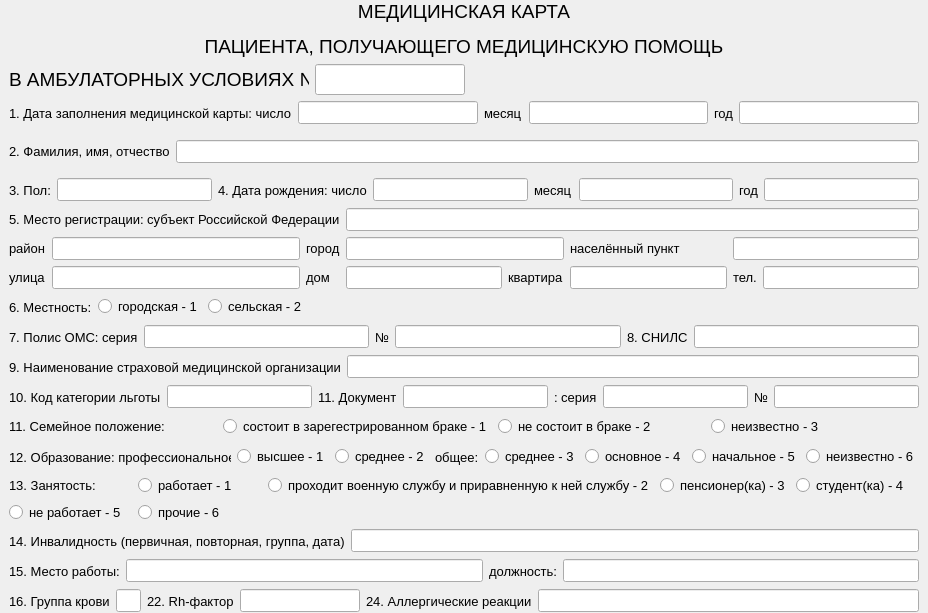
<?xml version="1.0" encoding="UTF-8"?>
<ui version="4.0">
 <class>FormMedicalRecord</class>
 <widget class="QWidget" name="FormMedicalRecord">
  <property name="geometry">
   <rect>
    <x>0</x>
    <y>0</y>
    <width>928</width>
    <height>613</height>
   </rect>
  </property>
  <property name="minimumSize">
   <size>
    <width>928</width>
    <height>613</height>
   </size>
  </property>
  <property name="font">
   <font>
    <pointsize>10</pointsize>
   </font>
  </property>
  <property name="windowTitle">
   <string>Медицинская карта</string>
  </property>
  <layout class="QVBoxLayout" name="verticalLayout">
   <property name="leftMargin">
    <number>0</number>
   </property>
   <property name="topMargin">
    <number>0</number>
   </property>
   <property name="rightMargin">
    <number>0</number>
   </property>
   <property name="bottomMargin">
    <number>0</number>
   </property>
   <item>
    <widget class="QWidget" name="widget" native="true">
     <property name="font">
      <font>
       <pointsize>14</pointsize>
      </font>
     </property>
     <layout class="QGridLayout" name="gridLayout">
      <property name="leftMargin">
       <number>9</number>
      </property>
      <property name="topMargin">
       <number>0</number>
      </property>
      <property name="rightMargin">
       <number>9</number>
      </property>
      <property name="bottomMargin">
       <number>0</number>
      </property>
      <item row="2" column="0">
       <widget class="QLabel" name="label_2">
        <property name="maximumSize">
         <size>
          <width>300</width>
          <height>16777215</height>
         </size>
        </property>
        <property name="text">
         <string>В АМБУЛАТОРНЫХ УСЛОВИЯХ №</string>
        </property>
       </widget>
      </item>
      <item row="2" column="1">
       <widget class="QLineEdit" name="card_number">
        <property name="maximumSize">
         <size>
          <width>150</width>
          <height>16777215</height>
         </size>
        </property>
        <property name="text">
         <string/>
        </property>
        <property name="readOnly">
         <bool>true</bool>
        </property>
       </widget>
      </item>
      <item row="2" column="2">
       <spacer name="horizontalSpacer">
        <property name="orientation">
         <enum>Qt::Horizontal</enum>
        </property>
        <property name="sizeHint" stdset="0">
         <size>
          <width>40</width>
          <height>20</height>
         </size>
        </property>
       </spacer>
      </item>
      <item row="0" column="0" colspan="3">
       <widget class="QLabel" name="label">
        <property name="layoutDirection">
         <enum>Qt::LeftToRight</enum>
        </property>
        <property name="text">
         <string>&lt;html&gt;&lt;head/&gt;&lt;body&gt;&lt;p&gt;МЕДИЦИНСКАЯ КАРТА&lt;/p&gt;&lt;p&gt;ПАЦИЕНТА, ПОЛУЧАЮЩЕГО МЕДИЦИНСКУЮ ПОМОЩЬ&lt;/p&gt;&lt;/body&gt;&lt;/html&gt;</string>
        </property>
        <property name="alignment">
         <set>Qt::AlignCenter</set>
        </property>
       </widget>
      </item>
     </layout>
    </widget>
   </item>
   <item>
    <widget class="QWidget" name="widget_02" native="true">
     <layout class="QHBoxLayout" name="horizontalLayout">
      <property name="topMargin">
       <number>0</number>
      </property>
      <property name="bottomMargin">
       <number>0</number>
      </property>
      <item>
       <widget class="QLabel" name="label_3">
        <property name="text">
         <string>1. Дата заполнения медицинской карты: число</string>
        </property>
       </widget>
      </item>
      <item>
       <widget class="QLineEdit" name="creation_date_day">
        <property name="readOnly">
         <bool>true</bool>
        </property>
       </widget>
      </item>
      <item>
       <widget class="QLabel" name="label_4">
        <property name="text">
         <string>месяц</string>
        </property>
       </widget>
      </item>
      <item>
       <widget class="QLineEdit" name="creation_date_month">
        <property name="readOnly">
         <bool>true</bool>
        </property>
       </widget>
      </item>
      <item>
       <widget class="QLabel" name="label_5">
        <property name="text">
         <string>год</string>
        </property>
       </widget>
      </item>
      <item>
       <widget class="QLineEdit" name="creation_date_year">
        <property name="readOnly">
         <bool>true</bool>
        </property>
       </widget>
      </item>
     </layout>
    </widget>
   </item>
   <item>
    <widget class="QWidget" name="widget_03" native="true">
     <layout class="QHBoxLayout" name="horizontalLayout_2">
      <item>
       <widget class="QLabel" name="label_6">
        <property name="text">
         <string>2. Фамилия, имя, отчество</string>
        </property>
       </widget>
      </item>
      <item>
       <widget class="QLineEdit" name="fio">
        <property name="readOnly">
         <bool>true</bool>
        </property>
       </widget>
      </item>
     </layout>
    </widget>
   </item>
   <item>
    <widget class="QWidget" name="widget_04" native="true">
     <layout class="QHBoxLayout" name="horizontalLayout_3">
      <property name="topMargin">
       <number>0</number>
      </property>
      <property name="bottomMargin">
       <number>0</number>
      </property>
      <item>
       <widget class="QLabel" name="label_7">
        <property name="text">
         <string>3. Пол:</string>
        </property>
       </widget>
      </item>
      <item>
       <widget class="QLineEdit" name="sex">
        <property name="minimumSize">
         <size>
          <width>0</width>
          <height>0</height>
         </size>
        </property>
        <property name="maximumSize">
         <size>
          <width>16777215</width>
          <height>16777215</height>
         </size>
        </property>
        <property name="readOnly">
         <bool>true</bool>
        </property>
       </widget>
      </item>
      <item>
       <widget class="QLabel" name="label_8">
        <property name="text">
         <string>4. Дата рождения: число</string>
        </property>
       </widget>
      </item>
      <item>
       <widget class="QLineEdit" name="date_birth_day">
        <property name="readOnly">
         <bool>true</bool>
        </property>
       </widget>
      </item>
      <item>
       <widget class="QLabel" name="label_9">
        <property name="text">
         <string>месяц</string>
        </property>
       </widget>
      </item>
      <item>
       <widget class="QLineEdit" name="date_birth_month">
        <property name="readOnly">
         <bool>true</bool>
        </property>
       </widget>
      </item>
      <item>
       <widget class="QLabel" name="label_10">
        <property name="text">
         <string>год</string>
        </property>
       </widget>
      </item>
      <item>
       <widget class="QLineEdit" name="date_birth_year">
        <property name="readOnly">
         <bool>true</bool>
        </property>
       </widget>
      </item>
     </layout>
    </widget>
   </item>
   <item>
    <widget class="QWidget" name="widget_05" native="true">
     <layout class="QGridLayout" name="gridLayout_2">
      <property name="topMargin">
       <number>0</number>
      </property>
      <property name="bottomMargin">
       <number>0</number>
      </property>
      <item row="2" column="3">
       <widget class="QLineEdit" name="address_house">
        <property name="readOnly">
         <bool>true</bool>
        </property>
       </widget>
      </item>
      <item row="2" column="4">
       <widget class="QLabel" name="label_17">
        <property name="text">
         <string>квартира</string>
        </property>
       </widget>
      </item>
      <item row="1" column="1">
       <widget class="QLineEdit" name="address_area">
        <property name="readOnly">
         <bool>true</bool>
        </property>
       </widget>
      </item>
      <item row="2" column="5">
       <widget class="QLineEdit" name="address_apartment">
        <property name="readOnly">
         <bool>true</bool>
        </property>
       </widget>
      </item>
      <item row="2" column="1">
       <widget class="QLineEdit" name="address_street">
        <property name="readOnly">
         <bool>true</bool>
        </property>
       </widget>
      </item>
      <item row="1" column="2">
       <widget class="QLabel" name="label_13">
        <property name="text">
         <string>город</string>
        </property>
       </widget>
      </item>
      <item row="2" column="0">
       <widget class="QLabel" name="label_15">
        <property name="text">
         <string>улица</string>
        </property>
       </widget>
      </item>
      <item row="0" column="0" colspan="3">
       <widget class="QLabel" name="label_11">
        <property name="text">
         <string>5. Место регистрации: субъект Российской Федерации</string>
        </property>
       </widget>
      </item>
      <item row="1" column="0">
       <widget class="QLabel" name="label_12">
        <property name="text">
         <string>район</string>
        </property>
       </widget>
      </item>
      <item row="2" column="2">
       <widget class="QLabel" name="label_16">
        <property name="text">
         <string>дом</string>
        </property>
       </widget>
      </item>
      <item row="2" column="6">
       <widget class="QLabel" name="label_18">
        <property name="text">
         <string>тел.</string>
        </property>
       </widget>
      </item>
      <item row="2" column="7">
       <widget class="QLineEdit" name="tel">
        <property name="readOnly">
         <bool>true</bool>
        </property>
       </widget>
      </item>
      <item row="1" column="3" colspan="2">
       <widget class="QLineEdit" name="address_city">
        <property name="readOnly">
         <bool>true</bool>
        </property>
       </widget>
      </item>
      <item row="0" column="3" colspan="5">
       <widget class="QLineEdit" name="address_subject">
        <property name="readOnly">
         <bool>true</bool>
        </property>
       </widget>
      </item>
      <item row="1" column="5">
       <widget class="QLabel" name="label_14">
        <property name="text">
         <string>населённый пункт</string>
        </property>
       </widget>
      </item>
      <item row="1" column="6" colspan="2">
       <widget class="QLineEdit" name="address_locality">
        <property name="readOnly">
         <bool>true</bool>
        </property>
       </widget>
      </item>
     </layout>
    </widget>
   </item>
   <item>
    <widget class="QWidget" name="widget_06" native="true">
     <layout class="QHBoxLayout" name="horizontalLayout_4">
      <property name="topMargin">
       <number>0</number>
      </property>
      <property name="bottomMargin">
       <number>0</number>
      </property>
      <item>
       <widget class="QLabel" name="label_19">
        <property name="text">
         <string>6. Местность:</string>
        </property>
       </widget>
      </item>
      <item>
       <widget class="QRadioButton" name="locality_city">
        <property name="text">
         <string>городская - 1</string>
        </property>
       </widget>
      </item>
      <item>
       <widget class="QRadioButton" name="locality_village">
        <property name="text">
         <string>сельская - 2</string>
        </property>
       </widget>
      </item>
      <item>
       <spacer name="horizontalSpacer_2">
        <property name="orientation">
         <enum>Qt::Horizontal</enum>
        </property>
        <property name="sizeHint" stdset="0">
         <size>
          <width>40</width>
          <height>20</height>
         </size>
        </property>
       </spacer>
      </item>
     </layout>
    </widget>
   </item>
   <item>
    <widget class="QWidget" name="widget_07" native="true">
     <layout class="QHBoxLayout" name="horizontalLayout_5">
      <property name="topMargin">
       <number>0</number>
      </property>
      <property name="bottomMargin">
       <number>0</number>
      </property>
      <item>
       <widget class="QLabel" name="label_20">
        <property name="text">
         <string>7. Полис ОМС: серия</string>
        </property>
       </widget>
      </item>
      <item>
       <widget class="QLineEdit" name="polis_series">
        <property name="readOnly">
         <bool>true</bool>
        </property>
       </widget>
      </item>
      <item>
       <widget class="QLabel" name="label_21">
        <property name="text">
         <string>№</string>
        </property>
       </widget>
      </item>
      <item>
       <widget class="QLineEdit" name="polis_number">
        <property name="readOnly">
         <bool>true</bool>
        </property>
       </widget>
      </item>
      <item>
       <widget class="QLabel" name="label_22">
        <property name="text">
         <string>8. СНИЛС</string>
        </property>
       </widget>
      </item>
      <item>
       <widget class="QLineEdit" name="snils">
        <property name="readOnly">
         <bool>true</bool>
        </property>
       </widget>
      </item>
     </layout>
    </widget>
   </item>
   <item>
    <widget class="QWidget" name="widget_08" native="true">
     <layout class="QHBoxLayout" name="horizontalLayout_6">
      <property name="topMargin">
       <number>0</number>
      </property>
      <property name="bottomMargin">
       <number>0</number>
      </property>
      <item>
       <widget class="QLabel" name="label_23">
        <property name="text">
         <string>9. Наименование страховой медицинской организации</string>
        </property>
       </widget>
      </item>
      <item>
       <widget class="QLineEdit" name="medical_organization">
        <property name="readOnly">
         <bool>true</bool>
        </property>
       </widget>
      </item>
     </layout>
    </widget>
   </item>
   <item>
    <widget class="QWidget" name="widget_09" native="true">
     <layout class="QHBoxLayout" name="horizontalLayout_7">
      <property name="topMargin">
       <number>0</number>
      </property>
      <property name="bottomMargin">
       <number>0</number>
      </property>
      <item>
       <widget class="QLabel" name="label_24">
        <property name="text">
         <string>10. Код категории льготы</string>
        </property>
       </widget>
      </item>
      <item>
       <widget class="QLineEdit" name="concession_code">
        <property name="readOnly">
         <bool>true</bool>
        </property>
       </widget>
      </item>
      <item>
       <widget class="QLabel" name="label_25">
        <property name="text">
         <string>11. Документ</string>
        </property>
       </widget>
      </item>
      <item>
       <widget class="QLineEdit" name="documnet">
        <property name="readOnly">
         <bool>true</bool>
        </property>
       </widget>
      </item>
      <item>
       <widget class="QLabel" name="label_26">
        <property name="text">
         <string>: серия</string>
        </property>
       </widget>
      </item>
      <item>
       <widget class="QLineEdit" name="documnet_series">
        <property name="readOnly">
         <bool>true</bool>
        </property>
       </widget>
      </item>
      <item>
       <widget class="QLabel" name="label_27">
        <property name="text">
         <string>№</string>
        </property>
       </widget>
      </item>
      <item>
       <widget class="QLineEdit" name="documnet_number">
        <property name="readOnly">
         <bool>true</bool>
        </property>
       </widget>
      </item>
     </layout>
    </widget>
   </item>
   <item>
    <widget class="QWidget" name="widget_10" native="true">
     <layout class="QHBoxLayout" name="horizontalLayout_8">
      <property name="topMargin">
       <number>0</number>
      </property>
      <property name="bottomMargin">
       <number>0</number>
      </property>
      <item>
       <widget class="QLabel" name="label_28">
        <property name="text">
         <string>&lt;html&gt;&lt;head/&gt;&lt;body&gt;&lt;p&gt;11. Семейное положение: &lt;/p&gt;&lt;/body&gt;&lt;/html&gt;</string>
        </property>
       </widget>
      </item>
      <item>
       <widget class="QRadioButton" name="marital_status_marriage">
        <property name="text">
         <string>состоит в зарегестрированном браке - 1</string>
        </property>
       </widget>
      </item>
      <item>
       <widget class="QRadioButton" name="marital_status_single">
        <property name="text">
         <string>не состоит в браке - 2</string>
        </property>
       </widget>
      </item>
      <item>
       <widget class="QRadioButton" name="marital_status_unknown">
        <property name="text">
         <string>неизвестно - 3</string>
        </property>
       </widget>
      </item>
     </layout>
    </widget>
   </item>
   <item>
    <widget class="QWidget" name="widget_11" native="true">
     <layout class="QHBoxLayout" name="horizontalLayout_9">
      <property name="topMargin">
       <number>0</number>
      </property>
      <property name="bottomMargin">
       <number>0</number>
      </property>
      <item>
       <widget class="QLabel" name="label_29">
        <property name="text">
         <string>12. Образование: профессиональное:</string>
        </property>
       </widget>
      </item>
      <item>
       <widget class="QRadioButton" name="education_professional_higher">
        <property name="text">
         <string>высшее - 1</string>
        </property>
       </widget>
      </item>
      <item>
       <widget class="QRadioButton" name="education_professional_secondary">
        <property name="text">
         <string>среднее - 2</string>
        </property>
       </widget>
      </item>
      <item>
       <widget class="QLabel" name="label_30">
        <property name="text">
         <string>общее:</string>
        </property>
       </widget>
      </item>
      <item>
       <widget class="QRadioButton" name="education_general_secondary">
        <property name="text">
         <string>среднее - 3</string>
        </property>
       </widget>
      </item>
      <item>
       <widget class="QRadioButton" name="education_general_common">
        <property name="text">
         <string>основное - 4</string>
        </property>
       </widget>
      </item>
      <item>
       <widget class="QRadioButton" name="education_general_primary">
        <property name="text">
         <string>начальное - 5</string>
        </property>
       </widget>
      </item>
      <item>
       <widget class="QRadioButton" name="education_general_unknown">
        <property name="text">
         <string>неизвестно - 6</string>
        </property>
       </widget>
      </item>
     </layout>
    </widget>
   </item>
   <item>
    <widget class="QWidget" name="widget_12" native="true">
     <layout class="QGridLayout" name="gridLayout_3">
      <property name="topMargin">
       <number>0</number>
      </property>
      <property name="bottomMargin">
       <number>0</number>
      </property>
      <item row="0" column="2">
       <widget class="QRadioButton" name="employment_military">
        <property name="text">
         <string>проходит военную службу и приравненную к ней службу - 2</string>
        </property>
       </widget>
      </item>
      <item row="0" column="0">
       <widget class="QLabel" name="label_31">
        <property name="text">
         <string>13. Занятость:</string>
        </property>
       </widget>
      </item>
      <item row="0" column="4">
       <widget class="QRadioButton" name="employment_student">
        <property name="text">
         <string>студент(ка) - 4</string>
        </property>
       </widget>
      </item>
      <item row="0" column="3">
       <widget class="QRadioButton" name="employment_retiree">
        <property name="text">
         <string>пенсионер(ка) - 3</string>
        </property>
       </widget>
      </item>
      <item row="0" column="1">
       <widget class="QRadioButton" name="employment_work">
        <property name="text">
         <string>работает - 1</string>
        </property>
       </widget>
      </item>
      <item row="1" column="0">
       <widget class="QRadioButton" name="employment_not_work">
        <property name="text">
         <string>не работает - 5</string>
        </property>
       </widget>
      </item>
      <item row="1" column="1">
       <widget class="QRadioButton" name="employment_others">
        <property name="text">
         <string>прочие - 6</string>
        </property>
       </widget>
      </item>
     </layout>
    </widget>
   </item>
   <item>
    <widget class="QWidget" name="widget_13" native="true">
     <layout class="QHBoxLayout" name="horizontalLayout_10">
      <property name="topMargin">
       <number>0</number>
      </property>
      <property name="bottomMargin">
       <number>0</number>
      </property>
      <item>
       <widget class="QLabel" name="label_32">
        <property name="text">
         <string>14. Инвалидность (первичная, повторная, группа, дата)</string>
        </property>
       </widget>
      </item>
      <item>
       <widget class="QLineEdit" name="disability">
        <property name="readOnly">
         <bool>true</bool>
        </property>
       </widget>
      </item>
     </layout>
    </widget>
   </item>
   <item>
    <widget class="QWidget" name="widget_14" native="true">
     <layout class="QHBoxLayout" name="horizontalLayout_11">
      <property name="topMargin">
       <number>0</number>
      </property>
      <property name="bottomMargin">
       <number>0</number>
      </property>
      <item>
       <widget class="QLabel" name="label_33">
        <property name="text">
         <string>15. Место работы:</string>
        </property>
       </widget>
      </item>
      <item>
       <widget class="QLineEdit" name="work_place">
        <property name="readOnly">
         <bool>true</bool>
        </property>
       </widget>
      </item>
      <item>
       <widget class="QLabel" name="label_34">
        <property name="text">
         <string>должность:</string>
        </property>
       </widget>
      </item>
      <item>
       <widget class="QLineEdit" name="work_post">
        <property name="readOnly">
         <bool>true</bool>
        </property>
       </widget>
      </item>
     </layout>
    </widget>
   </item>
   <item>
    <widget class="QWidget" name="widget_15" native="true">
     <layout class="QHBoxLayout" name="horizontalLayout_12">
      <property name="topMargin">
       <number>0</number>
      </property>
      <property name="bottomMargin">
       <number>0</number>
      </property>
      <item>
       <widget class="QLabel" name="label_35">
        <property name="text">
         <string>16. Группа крови</string>
        </property>
       </widget>
      </item>
      <item>
       <widget class="QLineEdit" name="blood_group">
        <property name="maximumSize">
         <size>
          <width>25</width>
          <height>16777215</height>
         </size>
        </property>
        <property name="readOnly">
         <bool>true</bool>
        </property>
       </widget>
      </item>
      <item>
       <widget class="QLabel" name="label_36">
        <property name="text">
         <string>22. Rh-фактор</string>
        </property>
       </widget>
      </item>
      <item>
       <widget class="QLineEdit" name="blood_rh">
        <property name="maximumSize">
         <size>
          <width>120</width>
          <height>16777215</height>
         </size>
        </property>
        <property name="text">
         <string/>
        </property>
        <property name="readOnly">
         <bool>true</bool>
        </property>
       </widget>
      </item>
      <item>
       <widget class="QLabel" name="label_37">
        <property name="text">
         <string>24. Аллергические реакции</string>
        </property>
       </widget>
      </item>
      <item>
       <widget class="QLineEdit" name="allegic_reactions">
        <property name="readOnly">
         <bool>true</bool>
        </property>
       </widget>
      </item>
     </layout>
    </widget>
   </item>
  </layout>
 </widget>
 <resources/>
 <connections/>
</ui>
